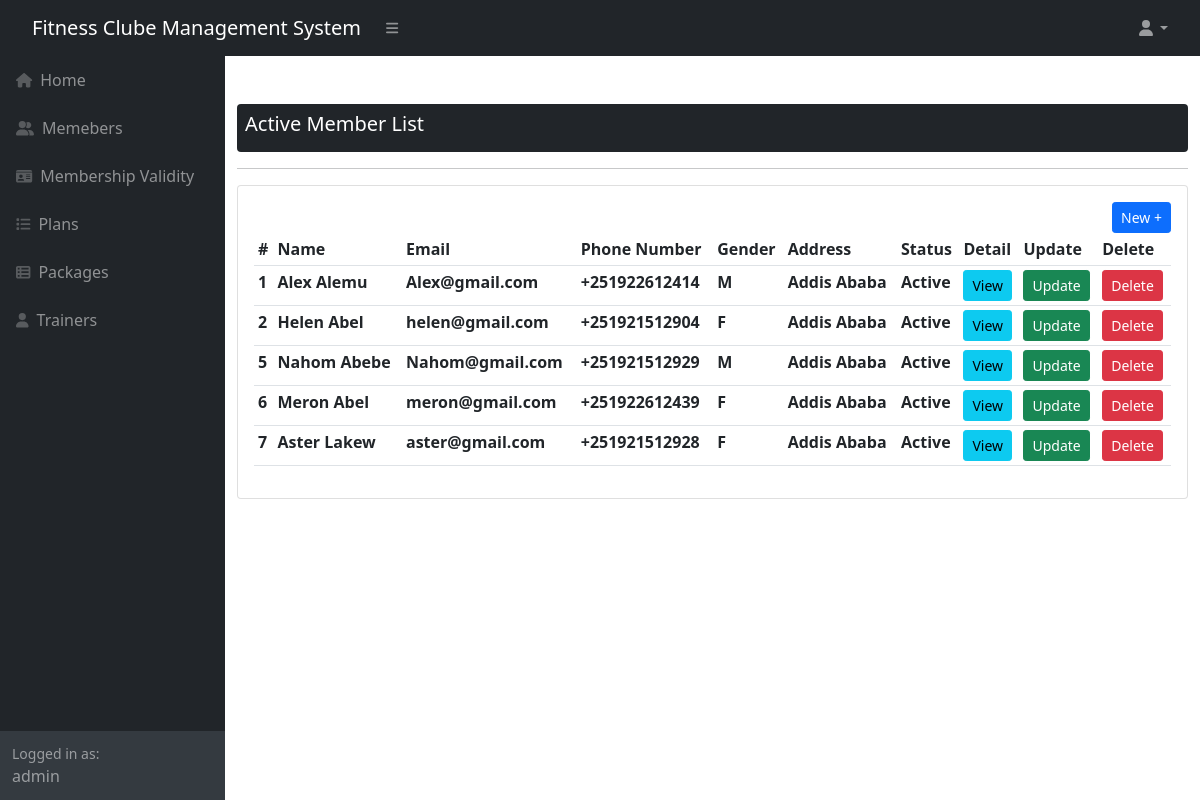
Screenshot of /membershipvalidation/ (signed in) with the database file from the repository.
### fitnessClub/models.py (models this page shows, shortened)
class MemberList(models.Model):
    STATUS = (
        ('Active','Active'),
        ('Inactive','Inactive')
    )
    G_CHOICES = (
        ('M','Male'),
        ('F','Female')
    )
    firstName = models.CharField(max_length=50)
    lastName = models.CharField(max_length=50)
    email = models.CharField(max_length=50,null = True, blank= True)
    phoneNumber = PhoneNumberField(unique=True,null = True,blank = True)
    memberImage = models.ImageField()
    gender= models.CharField(max_length=1,choices=G_CHOICES)
    age = models.IntegerField()
    address = models.CharField(max_length=50)
    plan = models.ForeignKey(PlanList, on_delete=models.CASCADE)
    package = models.ForeignKey(PackageList, on_delete=models.CASCADE)
    trainer = models.ForeignKey(TrainerList, on_delete=models.CASCADE)
    dateCreated = models.DateTimeField(auto_now_add=True, null=True)
    status = models.CharField(max_length=50, null=True, choices=STATUS)

### fitnessClub/views.py (the view)
# urls.py: path('membershipvalidation/',views.membershipvalidation, name='membershipvalidation'),
@login_required(login_url='login')
def membershipvalidation(request):
    members = MemberList.objects.filter(status='Active')
    context = {'member':members}
    return render(request, 'membershipvalidation.html',context)

### fitnessClub/templates/membershipvalidation.html
{% extends 'base.html' %}
{% block content %}
    <div id="layoutSidenav_content">
        <main>
            <div class="container">
                <div class="bg-dark text-white p-2 mt-5 rounded">
                    <h5>Active Member List</h5>
                </div>
                <hr>
                <div class="card card-body ">
                    <div class="d-flex justify-content-end">
                        <a href="{% url 'members' %}" class="btn btn-primary btn-sm">
                            New +
                        </a>
                    </div>
                    <div class="table-responsive">
                    <table class="table table-sm">
                        <tr>
                            <th>#</th>
                            <th>Name</th>
                            <th>Email</th>
                            <th>Phone Number</th>
                            <th>Gender</th>
                            <th>Address</th>
                            <th>Status</th>
                            <th>Detail</th>
                            <th>Update</th>
                            <th>Delete</th>
                        </tr>
                        {% for members in member %}
                            <tr>
                                <th>{{members.id}}</th>
                                <th>{{members.firstName}} {{members.lastName}}</th>
                                <th>{{members.email}}</th>
                                <th>{{members.phoneNumber}}</th>
                                <th>{{members.gender}}</th>
                                <th>{{members.address}}</th>
                                <th>{{members.status}}</th>
                                <th><a href="{% url 'membersDetailView' members.id %}" class="btn btn-sm btn-info">View</a></th>
                                <th><a href="{% url 'updateMembers' members.id %}" class="btn btn-sm btn-success">Update</a></th>
                                <th><a href="{% url 'deleteMembers' members.id %}" class="btn btn-sm btn-danger">Delete</a></th>
                            </tr>
                        {% endfor %}
                    </table>
                </div>
                </div>
            </div>
        </main>
    </div>
{% endblock content %}

### fitnessClub/templates/base.html (shortened to what this page needs)
{% load static %}
<!DOCTYPE html>
<html lang="en">
    <head>
        <link href="https://cdn.jsdelivr.net/npm/simple-datatables@latest/dist/style.css" rel="stylesheet" />
        <link href={% static 'css/styles.css' %} rel="stylesheet" />
    </head>
    <body class="sb-nav-fixed">
        <nav class="sb-topnav navbar navbar-expand navbar-dark bg-dark">
            <div class="mx-3">
                <a class="navbar-brand ps-3" href={% url 'index' %}>Fitness Clube Management System</a>
            </div>
            <button class="btn btn-link btn-sm order-1 order-lg-0 me-4 me-lg-0" id="sidebarToggle" href="#!"><i class="fas fa-bars"></i></button>
            <div class="ms-auto">
                <ul class="navbar-nav ms-auto ms-md-0 me-3 me-lg-4">
                    <li class="nav-item dropdown">
                        <a class="nav-link dropdown-toggle" id="navbarDropdown" href="#" role="button" data-bs-toggle="dropdown" aria-expanded="false"><i class="fas fa-user fa-fw"></i></a>
                    </li>
                </ul>
            </div>
        </nav>
        <div id="layoutSidenav">
            <div id="layoutSidenav_nav">
                <nav class="sb-sidenav accordion sb-sidenav-dark" id="sidenavAccordion">
                    <div class="sb-sidenav-menu">
                        <div class="nav">
                            <a class="nav-link" href={% url 'index' %}>
                                <div class="sb-nav-link-icon"><i class="fas fa-home"></i></div>
                                Home
                            <a class="nav-link" href={% url 'members' %}>
                                <div class="sb-nav-link-icon"><i class="fas fa-user-friends"></i></div>
                                Memebers
                            <a class="nav-link" href={% url 'membershipvalidation' %}>
                                <div class="sb-nav-link-icon"><i class="fas fa-id-card"></i></div>
                                Membership Validity
                            <a class="nav-link" href={% url 'plans' %}>
                                <div class="sb-nav-link-icon"><i class="fas fa-list"></i></div>
                                Plans
                            <a class="nav-link" href={% url 'packages' %}>
                                <div class="sb-nav-link-icon"><i class="fas fa-th-list"></i></div>
                                Packages
                            <a class="nav-link" href={% url 'trainers' %}>
                                <div class="sb-nav-link-icon"><i class="fas fa-user"></i></div>
                                Trainers
                        </div>
                    </div>
                    <div class="sb-sidenav-footer">
                        <div class="small">Logged in as:</div>
                        {{request.user}}
                    </div>
                </nav>
            </div>
                    {% block content %} {% endblock %}
        </div>
    </body>
</html>

### rows the page displays
MemberList: id "1", firstName "Alex", lastName "Alemu", email "Alex@gmail.com", phoneNumber "+251922612414", gender "M", address "Addis Ababa", status "Active"
MemberList: id "2", firstName "Helen", lastName "Abel", email "helen@gmail.com", phoneNumber "+251921512904", gender "F", address "Addis Ababa", status "Active"
MemberList: id "5", firstName "Nahom", lastName "Abebe", email "Nahom@gmail.com", phoneNumber "+251921512929", gender "M", address "Addis Ababa", status "Active"
MemberList: id "6", firstName "Meron", lastName "Abel", email "meron@gmail.com", phoneNumber "+251922612439", gender "F", address "Addis Ababa", status "Active"
MemberList: id "7", firstName "Aster", lastName "Lakew", email "aster@gmail.com", phoneNumber "+251921512928", gender "F", address "Addis Ababa", status "Active"

### other values shown
{{ request.user }} "admin"
